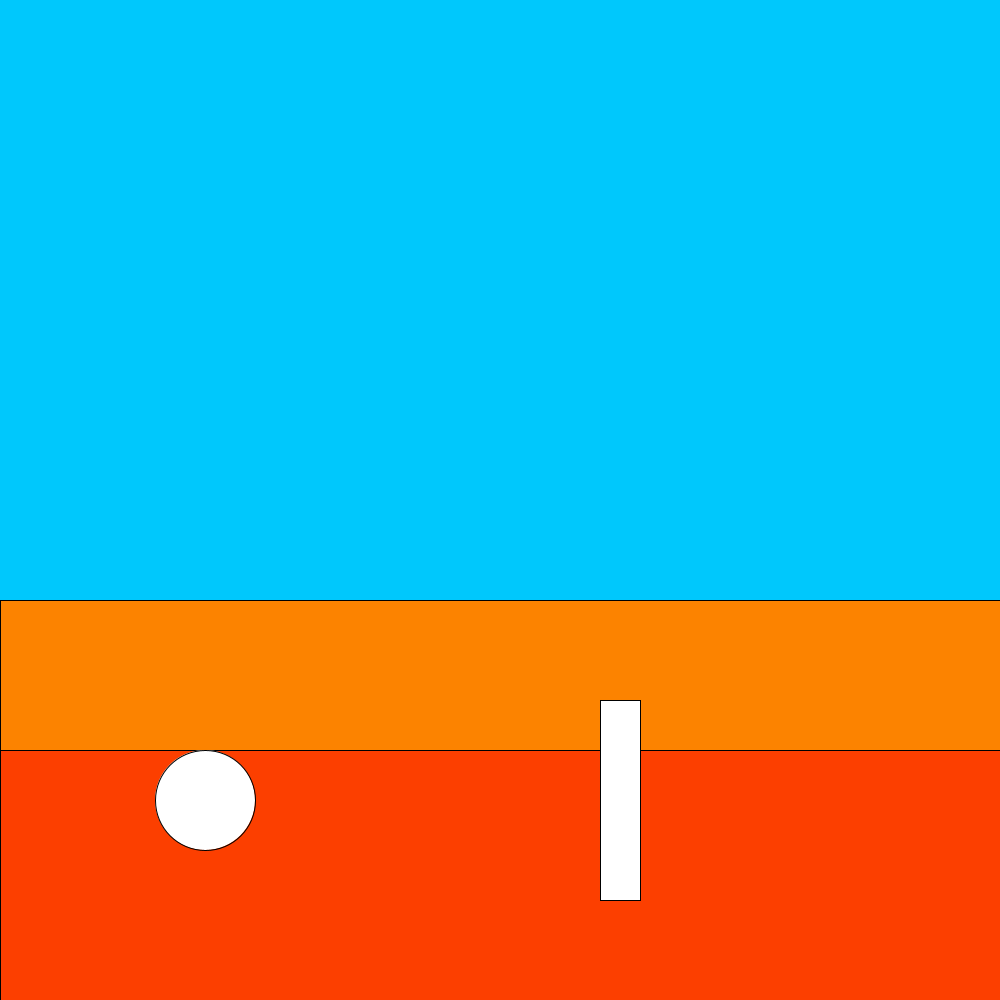
Frame 1 (no input)
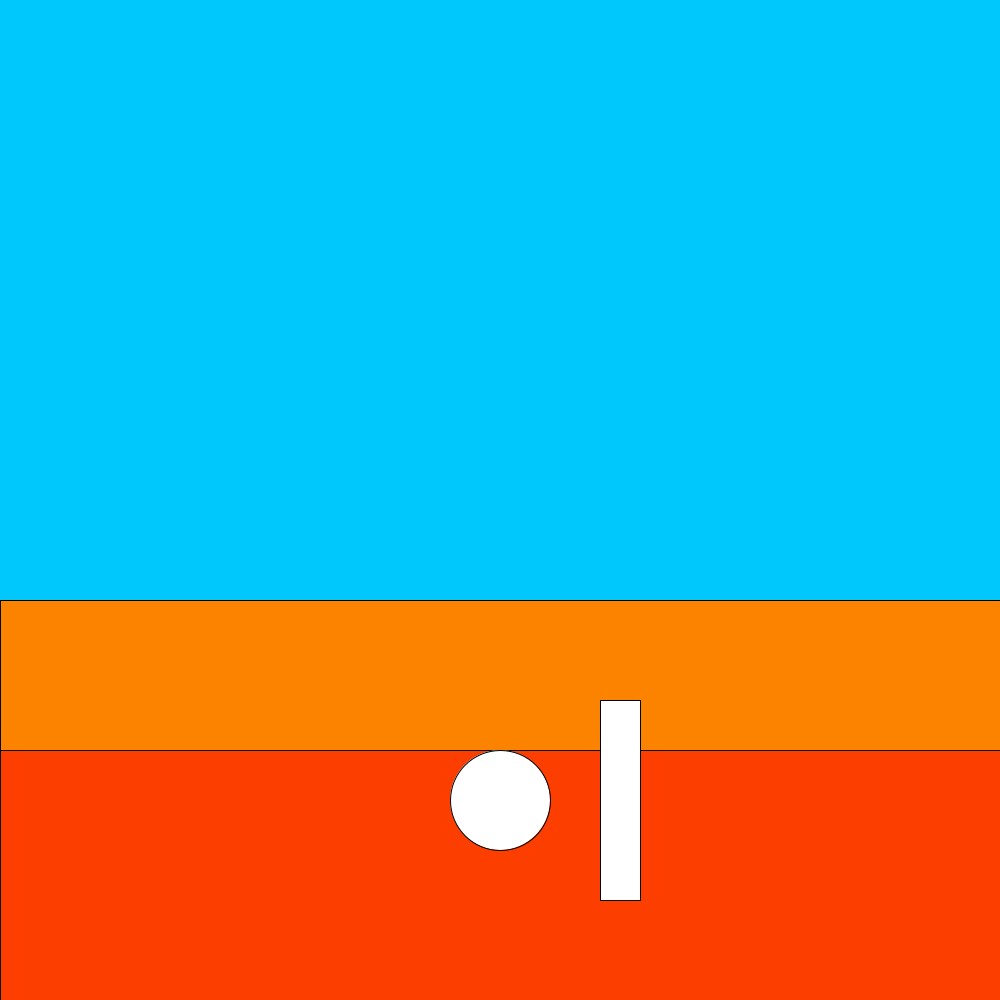
Frame 60 (the mouse pressed at the canvas centre just before this capture)
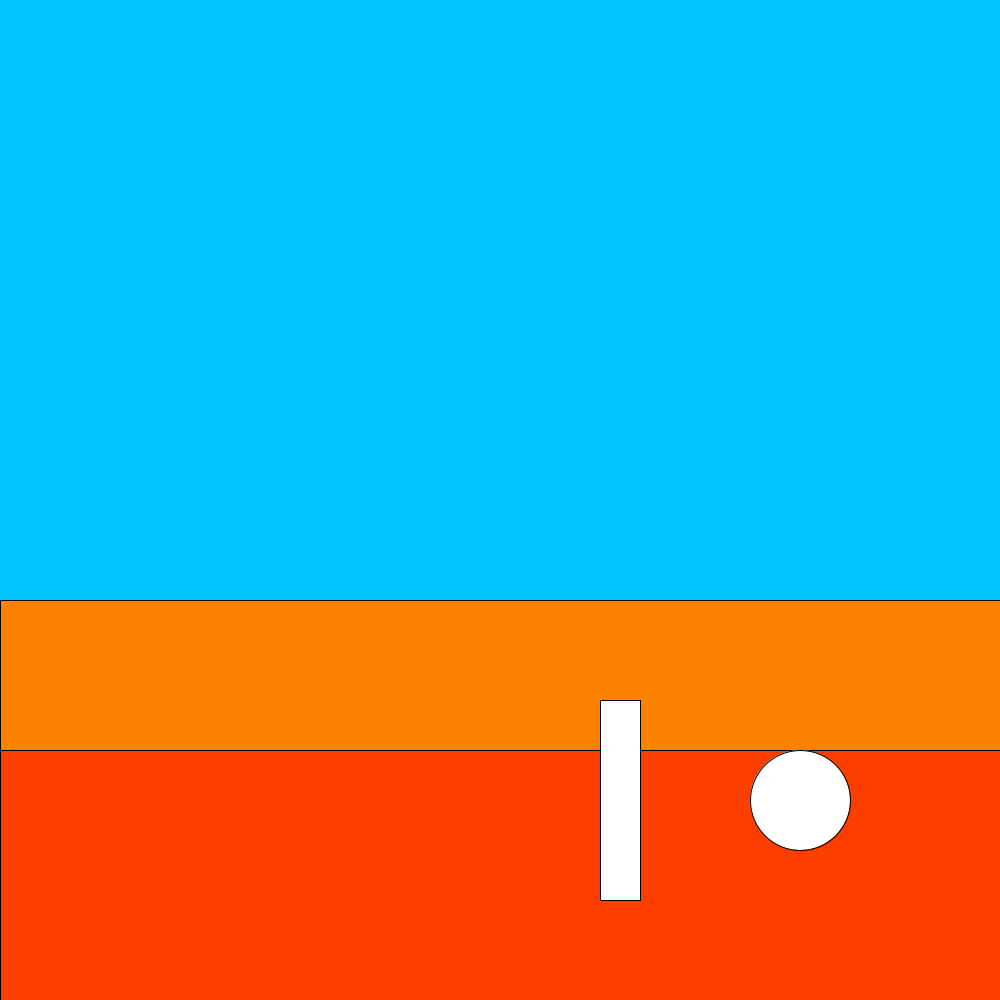
Frame 120 (the mouse held since frame 60 and released just before this capture)

The Processing sketch that drew these frames (run headless with seeded random() and noise(); from frame 60 on, the mouse is pressed at the canvas centre):

// Processing sketch: keats_game
// ── keats_game.pde
int px= 200;
int py= 800;
int dx= 0;
float dy= 0;
void setup()
{
  size(1000,1000);
  background(0,200,252);
  noCursor();
}

void draw()
{
    background(0,200,252);
  fill(252,131,0);
  rect(0,600,1000,150);
  fill(252,63,0);
  rect(0,750,1000,250);
  fill(255,255,255);
  rect(600,700,40,200);
  px=px + dx;
  py=py+(int)dy;
  dy=dy+0.3;
  if(dy>10)
  {
    dy=10;
  }
  if(py>800)
  {
    py=800;
  }
  
  px=px+5;
  
  if(px>1000)
  {
    px= 50;
  }

  ellipse(px,py,100,100);
}

void keyPressed()
{
  if(key==' ')
  {
    dy=-15;
  }
}
